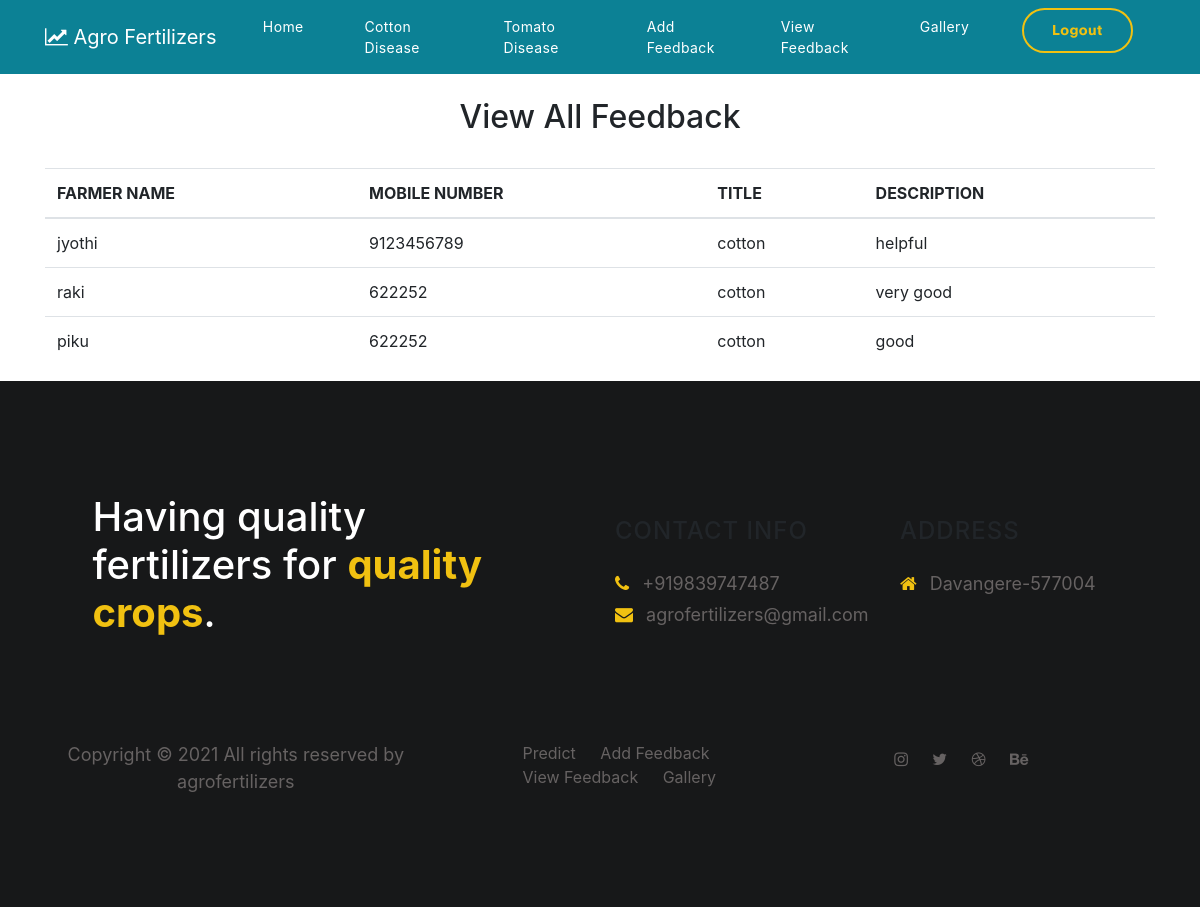
Screenshot of /viewfeedback with the database file from the repository.
### tables this page shows
CREATE TABLE feedback(farmername TEXT,mobilenumber NUMBER,title TEXT,description TEXT);

### app.py (the view)
@app.route('/viewfeedback', methods=['GET','POST'])
def viewfeedback():
    con=sql.connect("leaf.db")
    con.row_factory = sql.Row
    cur = con.cursor()
    cur.execute("select * from feedback")
    rows=cur.fetchall()
    return render_template("userviewfeedback.html",rows=rows)

### templates/userviewfeedback.html
{% extends 'userbase.html' %}
{% block content %}
<div class="container">
  <br>
  <h2 class="text-center"> View All Feedback</h2>
  <br>
    <table class="table">
      <thead>
        <tr>
          <th>FARMER NAME</th>
          <th>MOBILE NUMBER</th>
          <th> TITLE</th>
          <th> DESCRIPTION </th>
      </tr>
      </thead>
      <tbody>
        {% for row in rows %}
        <tr>
            <td>{{row['farmername']}}</td>
            <td>{{row['mobilenumber']}}</td>
            <td>{{row['title']}}</td>
            <td>{{row['description']}}</td>
        </tr>
        {% endfor %}
      </tbody>
    </table>
  </div>
  {% endblock %}

### static/css/templatemo-digital-trend.css (style rules this page uses)
:root { --primary-color: #057a8d; --secondary-color: #f1c111; --white-color: #ffffff; --dark-color: #171819; --project-bg: #f0f8ff; --menu-bg: #0c8195; --title-color: #15141a; --gray-color: #909090; --link-color: #404040; --p-color: #666262; --base-font-family: 'Plain-Light', sans-serif; --title-font-family: 'Plain-Regular', sans-serif; --font-bold-family: 'Plain-Bold', sans-serif; --font-weight-bold: bold; --h1-font-size: 42px; --h2-font-size: 32px; --h3-font-size: 24px; --p-font-size: 18px; --base-font-size: 16px; --menu-font-size: 14px; --border-radius-large: 100px; --border-radius-small: 5px; }
body { background: var(--white-color); font-family: var(--base-font-family); }
h1,h2,h3,h4,h5,h6 { font-family: var(--title-font-family); line-height: inherit; }
h2 { font-size: var(--h2-font-size); font-weight: 100; }
* { -webkit-box-sizing: border-box; -moz-box-sizing: border-box; box-sizing: border-box; }
*::before, *::after { -webkit-box-sizing: border-box; -moz-box-sizing: border-box; box-sizing: border-box; }

### rows the page displays
feedback: farmername "jyothi", mobilenumber "9123456789", title "cotton", description "helpful"
feedback: farmername "raki", mobilenumber "622252", title "cotton", description "very good"
feedback: farmername "piku", mobilenumber "622252", title "cotton", description "good"
